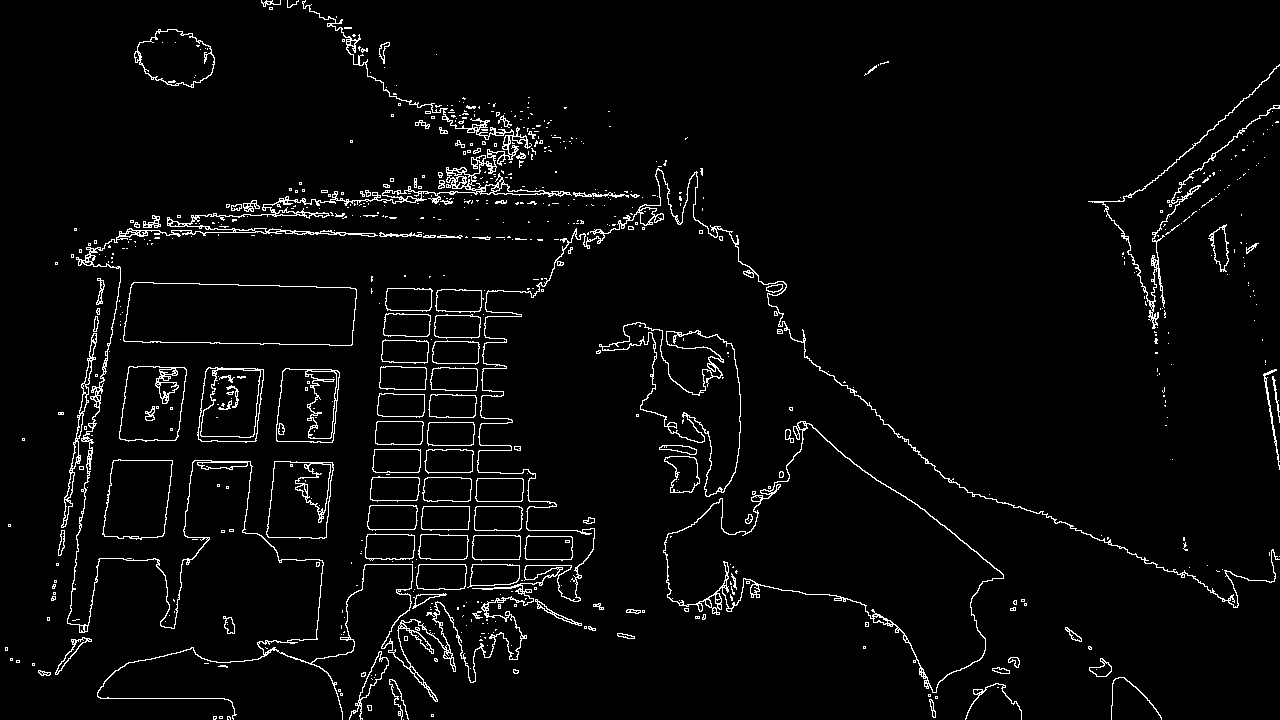
#> input picture Class 2/WIN_20260908_11_39_47_Pro_grayscale_dilate_minus_original.png, 1280 x 720 px; its folder holds only this picture in this run
$ python dilate_subtract.py WIN_20260908_11_39_47_Pro_grayscale_dilate_minus_original.png out.png 100 3
#> lines starting #> are read from the running program, lines starting #| are printed output that depends on the picture; after the words box and inside, x2 and y2 are one past the last pixel; in counts of white or black regions, pixels touching at a corner belong together
"""Binarize an image, dilate it, then subtract the (undilated) binary image.

result = dilation(A) - A

This extracts the outer boundary of the binarized shapes (the ring of
pixels dilation adds around each foreground region).

Usage:
    python dilate_subtract.py <path_or_url> [output_path] [threshold] [kernel_size]

threshold default: 128
kernel_size default: 3 (must be odd; controls how thick the boundary is)
"""

import sys
from pathlib import Path
from urllib.parse import urlparse

import numpy as np
import requests
from PIL import Image, ImageFilter


def load_image(source: str) -> Image.Image:
    parsed = urlparse(source)
    if parsed.scheme in ("http", "https"):
        response = requests.get(source, timeout=30)
        response.raise_for_status()
        from io import BytesIO

        return Image.open(BytesIO(response.content))
    return Image.open(source)
#> returned value is the input picture: PIL image 1280x720 L; 3.6% white in thin lines or dots


def binarize(image: Image.Image, threshold: int = 128) -> Image.Image:
    gray = image.convert("L")
    return gray.point(lambda pixel: 255 if pixel >= threshold else 0)


def dilate(binary_image: Image.Image, kernel_size: int = 3) -> Image.Image:
#> called with kernel_size = 3
    kernel_size = max(1, kernel_size | 1)  # force odd
    return binary_image.filter(ImageFilter.MaxFilter(kernel_size))
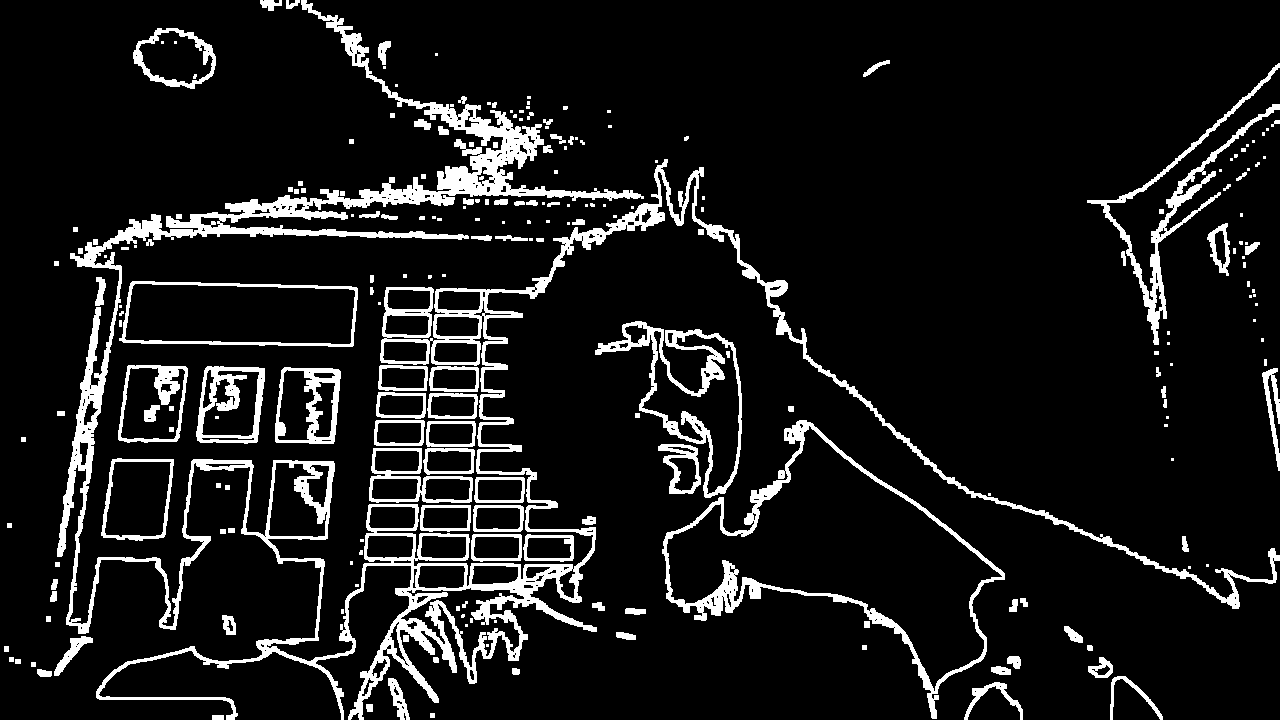
#> returned value: PIL image 1280x720 L; 9.8% white; 232 white regions (96 under 20 px), largest, box (x1, y1, x2, y2) and area: (57, 0, 1280, 720) 48727, (662, 420, 1005, 719) 6786, (1087, 63, 1280, 345) 4252


def subtract(dilated: Image.Image, original_binary: Image.Image) -> Image.Image:
    a = np.array(dilated, dtype=np.int16)
    b = np.array(original_binary, dtype=np.int16)
#> b: shape (720, 1280) int16; 3.6% white in thin lines or dots
    diff = np.clip(a - b, 0, 255).astype(np.uint8)
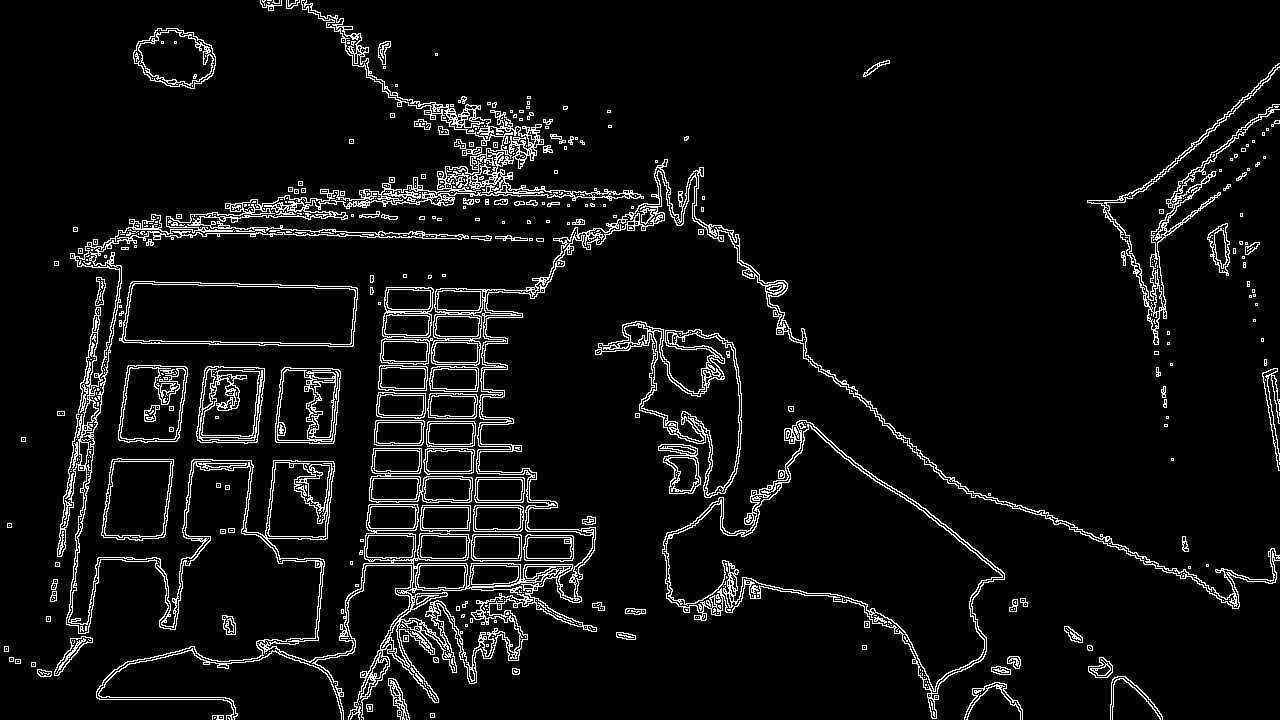
#> diff: shape (720, 1280); 6.3% white in thin lines or dots
    return Image.fromarray(diff)


def main() -> None:
    if len(sys.argv) < 2:
        print(__doc__)
        sys.exit(1)

    source = sys.argv[1]
    threshold = int(sys.argv[3]) if len(sys.argv) >= 4 else 128
    kernel_size = int(sys.argv[4]) if len(sys.argv) >= 5 else 3

    if len(sys.argv) >= 3:
        output_path = Path(sys.argv[2])
    else:
        parsed = urlparse(source)
        stem = Path(parsed.path if parsed.scheme else source).stem or "image"
        output_path = Path(f"{stem}_dilate_minus_original.png")

    image = load_image(source)
    binary = binarize(image, threshold)
    dilated = dilate(binary, kernel_size)
    result = subtract(dilated, binary)

    result.save(output_path)
    print(f"Saved result to {output_path}")


if __name__ == "__main__":
    main()
